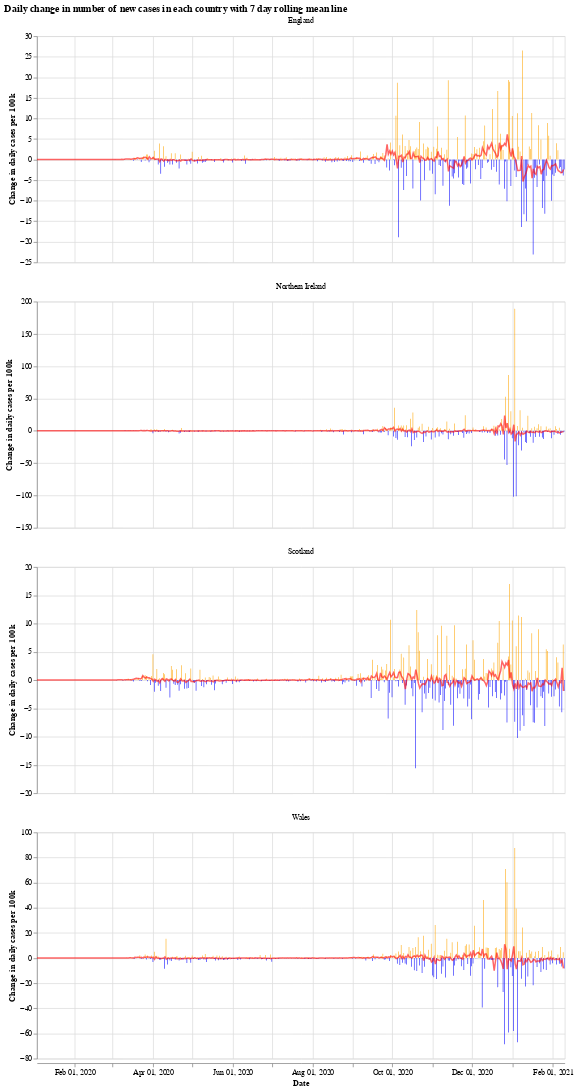

The notebook cell this image was saved under:
### Markdown cell above
We will use the Python library `Altair` for visualising the data, see the [altair docs](https://altair-viz.github.io/) for more information.

First we have a graph which shows the daily change in the number of new cases for each country. This number jumps up and down all over the place, which is likely due to delay in reporting of new cases over the weekend. Another interesting thing is that it looks like the daily cases in Wales experienced a much shorter period of calm over the summer (calm in the sense of daily cases not jumping up and down).

The orange bars are days when the number of new cases (per 100k population) was more than the previous day, while the blue are days when the number of new cases dropped. The red line is the 7 day moving average. 

When the moving average line is below 0, it means that there is a consistent drop in new cases. We can see this clearly happening around the times that lockdowns were introduced (though, to varying degrees). I will update the graphs soon with a marker of when each lockdown started.

### Code cell
# collapse
import altair as alt

bars = alt.Chart(uk_cases).mark_bar().encode(
    x=alt.X("yearmonthdate(date):T", axis=alt.Axis(title='Date')),
    y=alt.Y("casesChangeRate:Q", axis=alt.Axis(title='Change in daily cases per 100k')),
    tooltip='casesChange',
    color=alt.condition(
        alt.datum.casesChangeRate > 0,
        alt.value("orange"),  # The positive color
        alt.value("blue")  # The negative color
    )
).properties(title='Daily change in number of new cases with 7 day rolling mean',width=700).interactive()

line = alt.Chart(uk_cases).mark_line(
    color='red',
    size=2,
    opacity=0.6
).transform_window(
    rolling_mean='mean(casesChangeRate)',
    frame=[0, 7],
    groupby=['areaName']
).encode(
    x='yearmonthdate(date):T',
    y='rolling_mean:Q'
)

alt.layer(bars, line, data=uk_cases).facet(alt.Column(
    'areaName', title=''), columns=1).resolve_scale(y='independent').properties(title='Daily change in number of new cases in each country with 7 day rolling mean line')

### Figure 1 — Vega-Lite specification as saved in the notebook (floating-point values rounded to 4 significant figures; data arrays with more than 128 entries replaced by an {"elided": "..."} marker saying what was removed)
{"config": {"view": {"continuousWidth": 400, "continuousHeight": 300}}, "data": {"name": "data-9aa85ccdaf2b636097c0ff16308a7033"}, "facet": {"type": "nominal", "field": "areaName", "title": ""}, "spec": {"layer": [{"mark": "bar", "encoding": {"color": {"condition": {"value": "orange", "test": "(datum.casesChangeRate > 0)"}, "value": "blue"}, "tooltip": {"type": "quantitative", "field": "casesChange"}, "x": {"type": "temporal", "axis": {"title": "Date"}, "field": "date", "timeUnit": "yearmonthdate"}, "y": {"type": "quantitative", "axis": {"title": "Change in daily cases per 100k"}, "field": "casesChangeRate"}}, "selection": {"selector001": {"type": "interval", "bind": "scales", "encodings": ["x", "y"]}}, "title": "Daily change in number of new cases with 7 day rolling mean", "width": 700}, {"mark": {"type": "line", "color": "red", "opacity": 0.6, "size": 2}, "encoding": {"x": {"type": "temporal", "field": "date", "timeUnit": "yearmonthdate"}, "y": {"type": "quantitative", "field": "rolling_mean"}}, "transform": [{"window": [{"op": "mean", "field": "casesChangeRate", "as": "rolling_mean"}], "frame": [0, 7], "groupby": ["areaName"]}]}]}, "columns": 1, "resolve": {"scale": {"y": "independent"}}, "title": "Daily change in number of new cases in each country with 7 day rolling mean line", "$schema": "https://vega.github.io/schema/vega-lite/v4.8.1.json", "datasets": {"data-9aa85ccdaf2b636097c0ff16308a7033": {"elided": "1616 records"}}}
